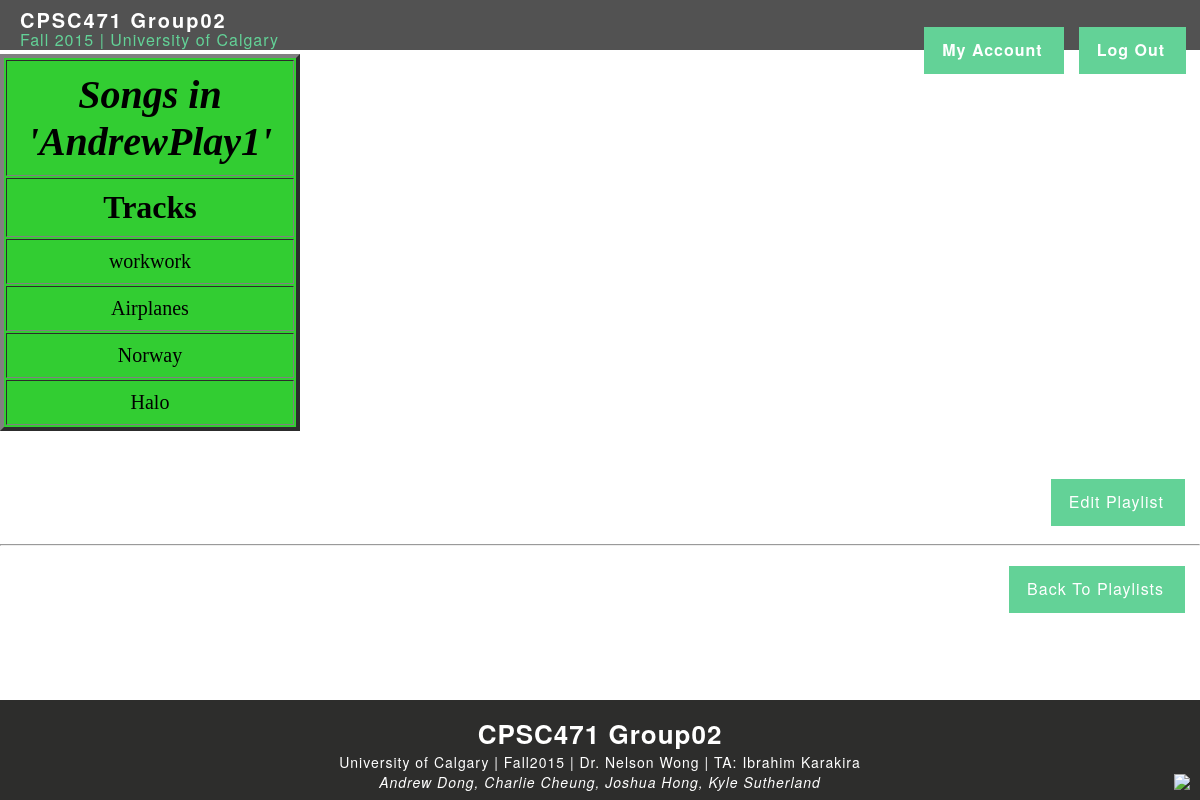
/getPlaylist.php?link=AndrewPlay1 (signed in), run on the app's committed database.
### tables this page shows
CREATE TABLE IF NOT EXISTS `song` (
  `trackID` int(5) NOT NULL AUTO_INCREMENT,
  `sample` char(255) DEFAULT NULL,
  `songName` char(255) NOT NULL,
  `genre` varchar(255) NOT NULL,
  `Length` varchar(255) NOT NULL,
  `remixTrackNo` int(5) DEFAULT NULL,
  `uid` int(5) DEFAULT NULL,
  `AID` int(5) NOT NULL,
  PRIMARY KEY (`trackID`)
);

### html/getPlaylist.php (the view, shortened to what this page needs)
<?php (include "requireslogin.php");
	include("header.php");
    $playlist_name = $_GET['link'];
    $songs = "SELECT s.songName
                    FROM song s, contain c
                    WHERE c.TID=s.trackID AND c.Pname='$playlist_name'";
    if($result = mysqli_query($link, $songs))
    {
        echo "<table cellpadding='10' border='4' style='width:25%;background-color:LimeGreen;'>";
            echo "<tr>";
                echo "<th style='font-size:250%'><i>Songs in '$playlist_name'</i></th>";
            echo "</tr>";
            echo "<tr>";
                echo'<td style="font-size:200%;text-align:center"><b>Tracks</b></td>';
            echo"</tr>";
        while($row = mysqli_fetch_array($result))
        {
            echo "<tr>";
                echo '<td style="text-align:center;font-size:125%">' . $row['songName']. "</td>";
            echo "</tr>";
        }
        echo "</table>";
    }
    echo "<br/>";
    echo "<br/>";
    echo "<br/>";
    echo "<div id='userbuttons' align='right'><a href='editPlaylist.php?link=" . $playlist_name . "'>Edit Playlist</a></div>";
    echo "<br/>";
    echo "<hr/>";
    echo "<br/>";
    echo "<div id='userbuttons' align='right'><a href='playlists.php'>Back To Playlists</a></div>";
    include("footer.php");
?>

### html/header.php (style rules this page uses)
body { margin: 0px; padding: 0px; background:#fff url('http://i65.tinypic.com/2lc8so5.png') fixed; }
#userbuttons { position:relative; z-index:999; margin-top:5px; margin-bottom:5px; right:0px; }
#userbuttons a { text-decoration:none; text-transform:none; margin-right:15px; letter-spacing:1px; padding:10px 20px 12px 17px; font-size:16px; font-family: 'Helvetica Neue', Helvetica, Arial, sans-serif; color:#fff; background:#63d297; -webkit-transition: 0.8s ease; transition: 0.8s ease; -moz-transition: 0.8s ease; -o-transition: 0.8s ease; border:1px solid #63d297; }

### data on the page
song: songName "workwork"
song: songName "Airplanes"
song: songName "Norway"
song: songName "Halo"

### other printed values
$playlist_name "AndrewPlay1"
